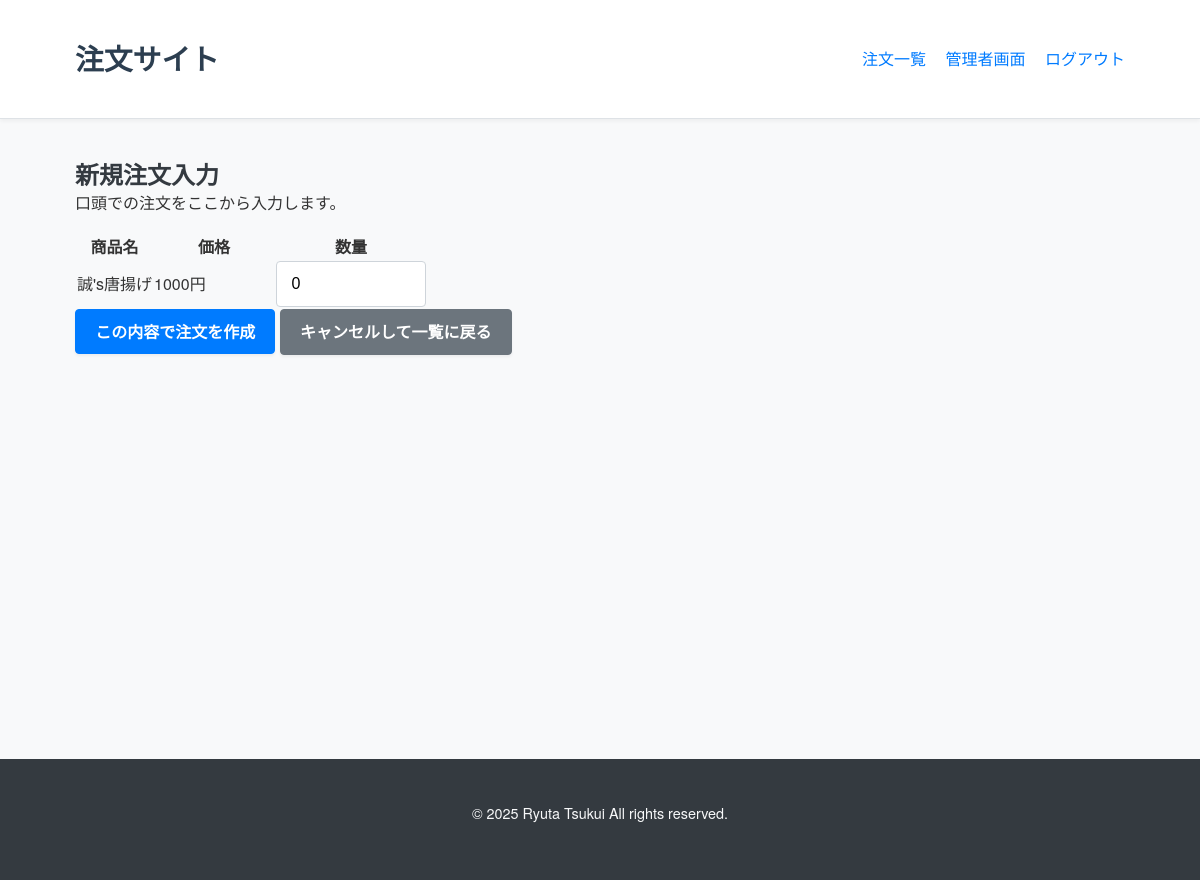
/orders/new/ (signed in), run on an earlier commit of the app's database.
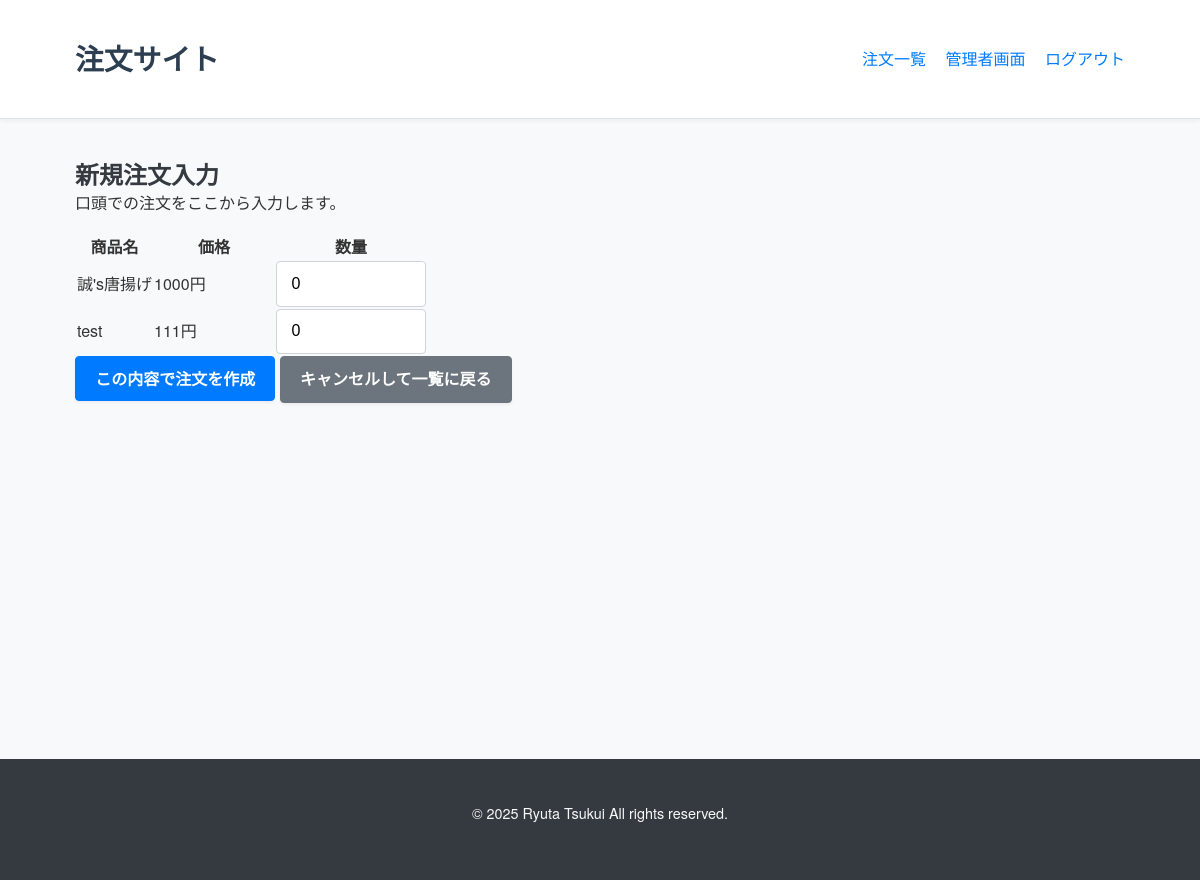
And on a later commit of the database.
### menu/models.py (models this page shows, shortened)
class MenuItem(models.Model):
    name = models.CharField(max_length=100)
    price = models.IntegerField()
    description = models.TextField(blank=True)
    image = models.ImageField(upload_to='menu_images/', blank=True, null=True)
    def image_tag(self):
        if self.image:
            return format_html('<img src="{}" width="100" height="100" />', self.image.url)
        return "No Image"
    image_tag.short_description = '画像表示'

### menu/views.py (the view, shortened to what this page needs)
# urls.py: path('orders/new/', views.staff_order_entry, name='staff_order_entry'),
@login_required
@transaction.atomic
def staff_order_entry(request):
    if request.method != 'POST':
        items = MenuItem.objects.all()
        return render(request, 'menu/staff_order_entry.html', {'items': items})

### menu/templates/menu/staff_order_entry.html (shortened to what this page needs)
{% extends 'base.html' %}
{% load static %}
{% block content %}
<div class="container mt-4">
        <h2>新規注文入力</h2>
        <p>口頭での注文をここから入力します。</p>
        <form method="post">
            <table class="table table-bordered">
                <thead class="table-light">
                    <tr>
                        <th>商品名</th>
                        <th style="width: 120px;">価格</th>
                        <th style="width: 150px;">数量</th>
                    </tr>
                </thead>
                <tbody>
                    {% for item in items %}
                    <tr>
                        <td>{{ item.name }}</td>
                        <td>{{ item.price }}円</td>
                        <td>
                            <input type="number" name="quantity_{{ item.id }}" class="form-control" value="0" min="0">
                        </td>
                    </tr>
                    {% endfor %}
                </tbody>
            </table>
            <button type="submit" class="btn btn-primary">この内容で注文を作成</button>
            <a href="{% url 'menu:order_list' %}" class="btn btn-secondary">キャンセルして一覧に戻る</a>
        </form>
</div>
{% endblock %}

What changed in the data, as far as the page shows it:
added MenuItem: name "test", price "111"
